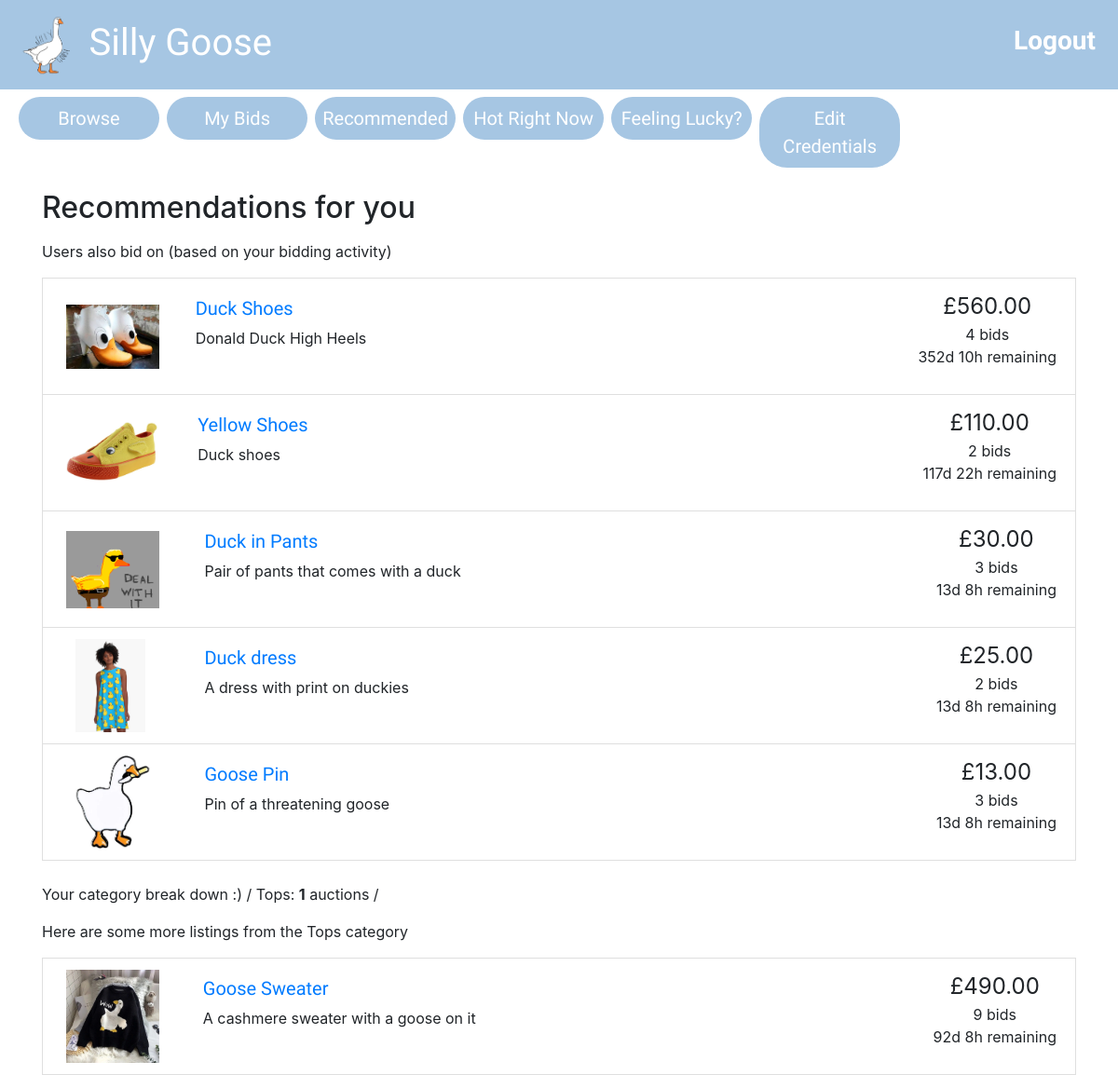
The page /recommendations.php (signed in) on the database its author committed.
### tables this page shows
CREATE TABLE auctions (
  auctionID INT AUTO_INCREMENT PRIMARY KEY,
  sellerEmail VARCHAR(50),
  title VARCHAR(50),
  description VARCHAR(200),
  categoryName VARCHAR(50),
  reservePrice FLOAT(10,2),
  endDate DATETIME,
  startPrice FLOAT(10,2),
  picture VARCHAR(30)
);

### utilities.php (the view, shortened to what this page needs)
<?php
function display_time_remaining($interval) {
    if ($interval->days == 0 && $interval->h == 0) {
      $time_remaining = $interval->format('%im %Ss');
    }
    else if ($interval->days == 0) {
      $time_remaining = $interval->format('%hh %im');
    }
    else {
      $time_remaining = $interval->format('%ad %hh');
    }
  return $time_remaining;
}
function print_listing_li($item_id, $title, $desc, $price, $num_bids, $end_time, $image)
{
  if (strlen($desc) > 250) {
    $desc_shortened = substr($desc, 0, 250) . '...';
  }
  else {
    $desc_shortened = $desc;
  }
  if ($num_bids == 1) {
    $bid = ' bid';
  }
  else {
    $bid = ' bids';
  }
  $now = new DateTime();
  if ($now > $end_time) {
    $time_remaining = 'This auction has ended';
  }
  else {
    $time_to_end = date_diff($now, $end_time);
    $time_remaining = display_time_remaining($time_to_end) . ' remaining';
  }
  echo('
  <li class="list-group-item d-flex justify-content-between">
  <div style="width:100px;height:100px;white-space:nowrap;text-align:center">
  <span style="display: inline-block;height: 100%;vertical-align: middle"></span>
  <img class="cropped" alt="" src="images/'.$image.'" style="max-width:100px;max-height:100px;overflow:hidden;vertical-align:middle">
  </div>
  <div class="p-2 mr-5" style="max-width:700px;width:100%"><h5><a href="listing.php?item_id=' . $item_id . '">' . $title . '</a></h5>' . $desc_shortened . '</div>
  <div class="text-center text-nowrap"><span style="font-size: 1.5em">£' . number_format($price, 2) . '</span><br/>' . $num_bids . $bid . '<br/>' . $time_remaining . '</div>
  </li>'
  );
}
function query($query) {
  $connection = mysqli_connect($dbhost,$dbuser,$dbpass,$dbname);
  $result = mysqli_query($connection,$query);
  return $result;
}
?>

### header.php (shortened to what this page needs)
<!DOCTYPE html>
<html lang="en">
<head>
  <link rel="stylesheet" href="css/bootstrap.min.css">
  <link rel="stylesheet" href="https://cdnjs.cloudflare.com/ajax/libs/font-awesome/4.7.0/css/font-awesome.min.css">
  <link rel="stylesheet" href="css/custom.css">
</head>
<body>
  <nav class="navbar navbar-expand-lg navbar-custom">
    <a class="navbar-brand" href="browse.php"><img id = 'mascot'src="assets/SillyGoose.png" height="70px"> Silly Goose</a>
    <ul class="navbar-nav ml-auto">
      <li class="nav-item">
        <?php
        if (isset($_SESSION['logged_in']) && $_SESSION['logged_in'] == true) {
          echo '<a style="color:#FFF" class="nav-link" href="logout.php"><h3 style="font-family:Lobster"><b>Logout</b></h3></a>';
        }
        else {
          echo '<button type="button" class="btn nav-link" data-toggle="modal" data-target="#loginModal">Login</button>';
        }
        ?>
      </li>
    </ul>
  </nav>
  <nav class="navbar navbar-expand-lg">
    <ul class="navbar-nav align-middle">
      <li class="nav-item mx-1" style="min-width:150px;width:100%;text-align:center">
        <a class="nav-link" style="font-size:20px;font-family:Lobster,cursive;color:white;background-color:#a6c6e3;border-radius:30px" href="browse.php">Browse</a>
      </li>
      <?php
      $width = "min-width:150px;width:100%;text-align:center";
      $style = "font-size:20px;font-family:Lobster,cursive;color:white;background-color:#a6c6e3;border-radius:30px";
      if (isset($_SESSION['account_type']) && $_SESSION['account_type'] == 'buyer') {
        echo ('
      <li class="nav-item mx-1" style="'.$width.'">
        <a class="nav-link" style="'.$style.'" href="mybids.php">My Bids</a>
      </li>
      <li class="nav-item mx-1" style="'.$width.'">
        <a class="nav-link" style="'.$style.'" href="recommendations.php">Recommended</a>
      </li>
      <li class="nav-item mx-1" style="'.$width.'">
        <a class="nav-link" style="'.$style.'" href="hotStuff.php">Hot Right Now</a>
      </li>
      <li class="nav-item mx-1" style="'.$width.'">
        <a class="nav-link" style="'.$style.'" href="feeling_lucky.php">Feeling Lucky?</a>
      </li>');
      }
      if (isset($_SESSION['account_type'])) {
        echo('
      <li class="nav-item mx-1" style="'.$width.'">
        <a class="nav-link" style="'.$style.'" href="edit_my_info.php">Edit Credentials</a>
      </li>');
      }
      ?>
    </ul>
  </nav>

### recommendations.php (shortened to what this page needs)
<?php include_once("header.php")?>
<?php require("utilities.php")?>
<div class="container">
<h2 class="my-3">Recommendations for you</h2>
<?php
$email = $_SESSION['username'];
$query = "SELECT a.auctionID, a.title, a.description, a.endDate, a.startPrice, a.picture
from auctions as a
WHERE a.auctionID IN (
SELECT auctionID from bids
WHERE buyerEmail IN
-- Look for buyers who aren't the current buyer
(select buyerEmail from bids where buyerEmail!=\"$email\" AND auctionID IN
-- Who have bidded on the same auctions as the current buyer
(select auctionID from bids WHERE buyerEmail = \"$email\"))
AND auctionID NOT IN
-- Filter out auctions the buyer has already bid on
(select auctionID as mine from bids WHERE buyerEmail = \"$email\")
)
LIMIT 5";
$result = query($query);
$num_results = mysqli_num_rows($result);
if ($num_results != 0) {
  echo("<p>Users also bid on (based on your bidding activity)</p>");
  while ($row = $result->fetch_assoc()) {
    $item_id = $row['auctionID'];
    $title = $row['title'];
    $desc = $row['description'];
    $startPrice = $row['startPrice'];
    $end_time = new DateTime($row['endDate']);
    $image = $row['picture'];
    $x = query("Select COALESCE(COUNT(auctionID),0) as count from bids where auctionID = $item_id");
    $y = $x->fetch_assoc();
    $num_bids = $y['count'];
    if ($num_bids == 0) {
      $price = $startPrice;
    }
    else {
      $h = query("select COALESCE(MAX(bidValue),$startPrice) as price from bids where auctionID=$item_id");
      $o = $h->fetch_assoc();
      $price = $o['price'];
    }
    print_listing_li($item_id, $title, $desc, $price, $num_bids, $end_time, $image);
  }
}
$query = "SELECT categoryName,COUNT(categoryName) as 'n_auctions'
FROM auctions
WHERE auctionID IN (SELECT auctionID FROM bids WHERE buyerEmail = '$email')
GROUP BY categoryName
ORDER BY COUNT(categoryName) DESC";
$result = query($query);
$breakdown = "<p class='mt-4'>Your category break down :) / ";
$highest = $result->fetch_assoc();
$highest_category = $highest['categoryName'];
$highest_bids = $highest['n_auctions'];
$breakdown .= $highest_category.": <b>".$highest_bids."</b> auctions / ";
$breakdown .= "</p>";
echo($breakdown);
echo("<p>Here are some more listings from the $highest_category category</p>");
$query = "SELECT a.auctionID, a.title, a.description, a.endDate, a.startPrice, a.picture, a.reservePrice,
COALESCE(b.current_price,startPrice) AS 'current_price', COALESCE(b.num_bids,0) AS 'num_bids'
FROM
-- Use the bids table to determine what the highest bid is (if it exists)
(SELECT auctionID, MAX(bidValue) AS 'current_price', COUNT(auctionID) AS 'num_bids' FROM bids GROUP BY auctionID) b
-- If the auction isn't in the bids table (0 bids) then 'current_price' will be null
RIGHT JOIN (SELECT * FROM auctions WHERE categoryName = '$highest_category') a
ON a.auctionID = b.auctionID";
$result = query($query);
while ($row = $result->fetch_assoc()) {
  $item_id = $row['auctionID'];
  $title = $row['title'];
  $description = $row['description'];
  $end_date = new DateTime($row['endDate']);
  $num_bids = $row['num_bids'];
  $picture = $row['picture'];
  $current_price = $row['current_price'];
  print_listing_li($item_id, $title, $description, $current_price, $num_bids, $end_date,$picture);
}
?>
</div>

### header.php (style rules this page uses)
.navbar-custom { background-color: #a6c6e3; padding-left: 20px; }
.navbar-custom .btn, .navbar-custom .navbar-brand, .navbar-custom .navbar-text { color: white; font-family: "Lobster", cursive; font-size: 40px; }
a { font-family: 'Fira Sans', sans-serif; }

### rows shown on the page
auctions: picture (picture), title "Duck Shoes", description "Donald Duck High Heels", price "560.00", num_bids "4", bid "bids", time_remaining "352d 10h remaining"
auctions: picture (picture), title "Yellow Shoes", description "Duck shoes", price "110.00", num_bids "2", bid "bids", time_remaining "117d 22h remaining"
auctions: picture (picture), title "Duck in Pants", description "Pair of pants that comes with a duck", price "30.00", num_bids "3", bid "bids", time_remaining "13d 8h remaining"
auctions: picture (picture), title "Duck dress", description "A dress with print on duckies", price "25.00", num_bids "2", bid "bids", time_remaining "13d 8h remaining"
auctions: picture (picture), title "Goose Pin", description "Pin of a threatening goose", price "13.00", num_bids "3", bid "bids", time_remaining "13d 8h remaining"

### other values the page prints
$highest_category "Tops"
$highest_bids "1"
$title "Goose Sweater"
$desc_shortened "A cashmere sweater with a goose on it"
$price "490.00"
$num_bids "9"
$bid "bids"
$time_remaining "92d 8h remaining"
